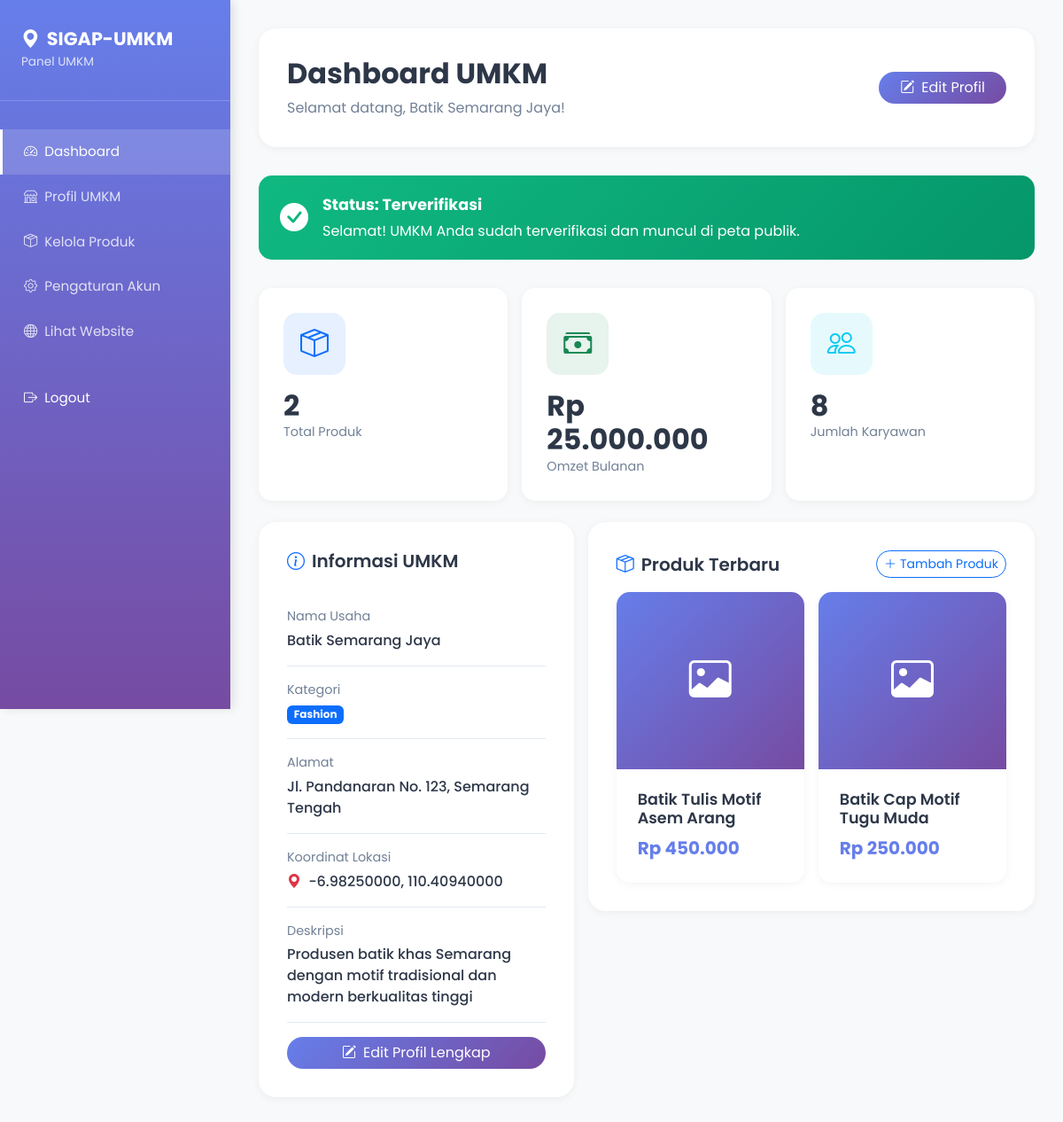
The page /umkm/index.php (signed in) on the database its author committed.
### tables this page shows
CREATE TABLE umkm_data (
    id INT AUTO_INCREMENT PRIMARY KEY,
    user_id INT NOT NULL,
    nama_usaha VARCHAR(100) NOT NULL,
    kategori VARCHAR(50) NOT NULL,
    deskripsi TEXT,
    alamat TEXT NOT NULL,
    no_telepon VARCHAR(20) NULL,
    email VARCHAR(100) NULL,
    lat DECIMAL(10, 8),
    lng DECIMAL(11, 8),
    omzet_bulanan DECIMAL(15, 2),
    jumlah_karyawan INT DEFAULT 0,
    status_verifikasi ENUM('pending', 'terverifikasi', 'ditolak') DEFAULT 'pending',
    foto_usaha VARCHAR(255),
    created_at TIMESTAMP DEFAULT CURRENT_TIMESTAMP,
    updated_at TIMESTAMP DEFAULT CURRENT_TIMESTAMP ON UPDATE CURRENT_TIMESTAMP,
    FOREIGN KEY (user_id) REFERENCES users(id) ON DELETE CASCADE,
    INDEX idx_status (status_verifikasi),
    INDEX idx_lokasi (lat, lng),
    INDEX idx_kategori (kategori)
);

CREATE TABLE produk (
    id INT AUTO_INCREMENT PRIMARY KEY,
    umkm_id INT NOT NULL,
    nama_produk VARCHAR(100) NOT NULL,
    deskripsi TEXT NULL,
    harga DECIMAL(12, 2) NOT NULL,
    foto_produk VARCHAR(255),
    created_at TIMESTAMP DEFAULT CURRENT_TIMESTAMP,
    updated_at TIMESTAMP DEFAULT CURRENT_TIMESTAMP ON UPDATE CURRENT_TIMESTAMP,
    FOREIGN KEY (umkm_id) REFERENCES umkm_data(id) ON DELETE CASCADE,
    INDEX idx_umkm (umkm_id)
);

### umkm/index.php (the view, shortened to what this page needs)
<?php
$database = new Database();
$conn = $database->getConnection();
$query = "SELECT * FROM umkm_data WHERE user_id = :user_id LIMIT 1";
$stmt = $conn->prepare($query);
$stmt->bindParam(':user_id', $_SESSION['user_id']);
$stmt->execute();
$umkm = $stmt->fetch();
$query = "SELECT * FROM produk WHERE umkm_id = :umkm_id ORDER BY created_at DESC";
$stmt = $conn->prepare($query);
$stmt->bindParam(':umkm_id', $umkm['id']);
$stmt->execute();
$produk_list = $stmt->fetchAll();
$stats = [
    'total_produk' => count($produk_list),
    'omzet' => $umkm['omzet_bulanan'] ?? 0,
    'karyawan' => $umkm['jumlah_karyawan'] ?? 0,
    'status' => $umkm['status_verifikasi']
];
?>
<!DOCTYPE html>
<html lang="id">
<head>
    <link href="https://cdn.jsdelivr.net/npm/bootstrap@5.3.2/dist/css/bootstrap.min.css" rel="stylesheet">
    <link rel="stylesheet" href="https://cdn.jsdelivr.net/npm/bootstrap-icons@1.11.1/font/bootstrap-icons.css">
</head>
<body>
    <nav class="sidebar">
        <div class="sidebar-brand">
            <h4><i class="bi bi-geo-alt-fill me-2"></i>SIGAP-UMKM</h4>
            <small>Panel UMKM</small>
        </div>
        <ul class="nav flex-column">
            <li class="nav-item">
                <a class="nav-link active" href="index.php">
                    <i class="bi bi-speedometer2 me-2"></i>Dashboard
                </a>
            </li>
            <li class="nav-item">
                <a class="nav-link" href="profil.php">
                    <i class="bi bi-shop me-2"></i>Profil UMKM
                </a>
            </li>
            <li class="nav-item">
                <a class="nav-link" href="produk.php">
                    <i class="bi bi-box-seam me-2"></i>Kelola Produk
                </a>
            </li>
            <li class="nav-item">
                <a class="nav-link" href="settings.php">
                    <i class="bi bi-gear me-2"></i>Pengaturan Akun
                </a>
            </li>
            <li class="nav-item">
                <a class="nav-link" href="../index.php" >
                    <i class="bi bi-globe me-2"></i>Lihat Website
                </a>
            </li>
            <li class="nav-item mt-4">
                <a class="nav-link text-white" href="../auth/logout.php">
                    <i class="bi bi-box-arrow-right me-2"></i>Logout
                </a>
            </li>
        </ul>
    </nav>
    <div class="content-wrapper">
        <div class="page-header">
            <div class="d-flex justify-content-between align-items-center">
                <div>
                    <h1>Dashboard UMKM</h1>
                    <p>Selamat datang, <?= htmlspecialchars($umkm['nama_usaha']) ?>!</p>
                </div>
                <div>
                    <a href="profil.php" class="btn btn-gradient rounded-pill px-4">
                        <i class="bi bi-pencil-square me-2"></i>Edit Profil
                    </a>
                </div>
            </div>
        </div>
        <div class="status-banner <?= $stats['status'] ?>">
            <i class="bi bi-<?= $stats['status'] === 'pending' ? 'clock-history' : ($stats['status'] === 'terverifikasi' ? 'check-circle-fill' : 'x-circle-fill') ?>"></i>
            <div>
                <strong>Status: <?= ucfirst($stats['status']) ?></strong>
                <p class="mb-0 opacity-90">
                    <?php if ($stats['status'] === 'pending'): ?>
                        UMKM Anda sedang menunggu verifikasi dari admin. Pastikan data profil sudah lengkap.
                    <?php elseif ($stats['status'] === 'terverifikasi'): ?>
                        Selamat! UMKM Anda sudah terverifikasi dan muncul di peta publik.
                    <?php else: ?>
                        Maaf, UMKM Anda ditolak. Silakan hubungi admin untuk informasi lebih lanjut.
                    <?php endif; ?>
                </p>
            </div>
        </div>
        <div class="row g-3 mb-4">
            <div class="col-md-4">
                <div class="stats-card">
                    <div class="stats-icon bg-primary bg-opacity-10 text-primary">
                        <i class="bi bi-box-seam"></i>
                    </div>
                    <h2 class="stats-number"><?= $stats['total_produk'] ?></h2>
                    <p class="stats-label">Total Produk</p>
                </div>
            </div>
            <div class="col-md-4">
                <div class="stats-card">
                    <div class="stats-icon bg-success bg-opacity-10 text-success">
                        <i class="bi bi-cash-stack"></i>
                    </div>
                    <h2 class="stats-number">Rp <?= number_format($stats['omzet'], 0, ',', '.') ?></h2>
                    <p class="stats-label">Omzet Bulanan</p>
                </div>
            </div>
            <div class="col-md-4">
                <div class="stats-card">
                    <div class="stats-icon bg-info bg-opacity-10 text-info">
                        <i class="bi bi-people"></i>
                    </div>
                    <h2 class="stats-number"><?= $stats['karyawan'] ?></h2>
                    <p class="stats-label">Jumlah Karyawan</p>
                </div>
            </div>
        </div>
        <div class="row g-3">
            <div class="col-lg-5 mb-3">
                <div class="profile-card">
                    <h5><i class="bi bi-info-circle me-2 text-primary"></i>Informasi UMKM</h5>
                    <div class="profile-item">
                        <div class="profile-label">Nama Usaha</div>
                        <div class="profile-value"><?= htmlspecialchars($umkm['nama_usaha']) ?></div>
                    </div>
                    <div class="profile-item">
                        <div class="profile-label">Kategori</div>
                        <div class="profile-value">
                            <span class="badge bg-primary"><?= htmlspecialchars($umkm['kategori']) ?></span>
                        </div>
                    </div>
                    <div class="profile-item">
                        <div class="profile-label">Alamat</div>
                        <div class="profile-value"><?= htmlspecialchars($umkm['alamat']) ?></div>
                    </div>
                    <div class="profile-item">
                        <div class="profile-label">Koordinat Lokasi</div>
                        <div class="profile-value">
                            <?php if ($umkm['lat'] && $umkm['lng']): ?>
                                <i class="bi bi-geo-alt-fill text-danger me-1"></i>
                                <?= $umkm['lat'] ?>, <?= $umkm['lng'] ?>
                            <?php else: ?>
                                <span class="text-muted">Belum diset</span>
                            <?php endif; ?>
                        </div>
                    </div>
                    <div class="profile-item">
                        <div class="profile-label">Deskripsi</div>
                        <div class="profile-value"><?= htmlspecialchars($umkm['deskripsi']) ?></div>
                    </div>
                    <div class="mt-3">
                        <a href="profil.php" class="btn btn-gradient w-100 rounded-pill">
                            <i class="bi bi-pencil-square me-2"></i>Edit Profil Lengkap
                        </a>
                    </div>
                </div>
            </div>
            <div class="col-lg-7 mb-3">
                <div class="profile-card">
                    <div class="d-flex justify-content-between align-items-center mb-3">
                        <h5 class="mb-0"><i class="bi bi-box-seam me-2 text-primary"></i>Produk Terbaru</h5>
                        <a href="produk.php" class="btn btn-outline-primary btn-sm rounded-pill">
                            <i class="bi bi-plus-lg me-1"></i>Tambah Produk
                        </a>
                    </div>
                    <?php if (count($produk_list) > 0): ?>
                        <div class="row g-3">
                            <?php
                            $recent_products = array_slice($produk_list, 0, 4);
                            foreach ($recent_products as $produk):
                            ?>
                                <div class="col-md-6">
                                    <div class="product-card">
                                        <?php if ($produk['foto_produk']): ?>
                                            <img src="../uploads/produk/<?= htmlspecialchars($produk['foto_produk']) ?>"
                                                 class="product-image" alt="<?= htmlspecialchars($produk['nama_produk']) ?>">
                                        <?php else: ?>
                                            <div class="product-placeholder">
                                                <i class="bi bi-image"></i>
                                            </div>
                                        <?php endif; ?>
                                        <div class="product-body">
                                            <h6 class="product-title"><?= htmlspecialchars($produk['nama_produk']) ?></h6>
                                            <div class="product-price">Rp <?= number_format($produk['harga'], 0, ',', '.') ?></div>
                                        </div>
                                    </div>
                                </div>
                            <?php endforeach; ?>
                        </div>
                    <?php endif; ?>
                </div>
            </div>
        </div>
    </div>
</body>
</html>

### umkm/index.php (style rules this page uses)
* { font-family: 'Poppins', sans-serif; }
body { background: #f8f9fa; }
.sidebar { position: fixed; top: 0; left: 0; height: 100vh; width: 260px; background: linear-gradient(180deg, #667eea 0%, #764ba2 100%); padding: 2rem 0; z-index: 1000; box-shadow: 4px 0 10px rgba(0, 0, 0, 0.1); }
.sidebar-brand { padding: 0 1.5rem 2rem; border-bottom: 1px solid rgba(255, 255, 255, 0.2); margin-bottom: 2rem; }
.sidebar-brand h4 { color: white; font-weight: 700; margin: 0; font-size: 1.3rem; }
.sidebar-brand small { color: rgba(255, 255, 255, 0.8); font-size: 0.85rem; }
.nav-link { color: rgba(255, 255, 255, 0.8); padding: 0.875rem 1.5rem; transition: all 0.3s; border-left: 3px solid transparent; font-size: 0.95rem; }
.nav-link:hover, .nav-link.active { color: white; background: rgba(255, 255, 255, 0.15); border-left-color: white; }
.nav-link i { width: 20px; }
.content-wrapper { margin-left: 260px; padding: 2rem; min-height: 100vh; }
.page-header { background: white; padding: 2rem; border-radius: 20px; box-shadow: 0 2px 10px rgba(0, 0, 0, 0.05); margin-bottom: 2rem; }
.page-header h1 { font-size: 2rem; font-weight: 700; color: #2d3748; margin: 0 0 0.5rem 0; }
.page-header p { color: #718096; margin: 0; }
.status-banner { padding: 1.25rem 1.5rem; border-radius: 15px; margin-bottom: 2rem; display: flex; align-items: center; gap: 1rem; }
.status-banner.terverifikasi { background: linear-gradient(135deg, #10b981 0%, #059669 100%); color: white; }
.status-banner i { font-size: 2rem; }
.status-banner strong { font-size: 1.1rem; display: block; margin-bottom: 0.25rem; }
.stats-card { background: white; border-radius: 15px; padding: 1.75rem; box-shadow: 0 2px 10px rgba(0, 0, 0, 0.05); transition: all 0.3s; height: 100%; }
.stats-icon { width: 70px; height: 70px; border-radius: 15px; display: flex; align-items: center; justify-content: center; font-size: 2rem; margin-bottom: 1rem; }
.stats-number { font-size: 2rem; font-weight: 700; color: #2d3748; margin: 0; }
.stats-label { color: #718096; font-size: 0.9rem; margin: 0; }
.profile-card { background: white; border-radius: 20px; padding: 2rem; box-shadow: 0 2px 10px rgba(0, 0, 0, 0.05); }
.profile-card h5 { font-weight: 600; color: #2d3748; margin-bottom: 1.5rem; }
.profile-item { padding: 1rem 0; border-bottom: 1px solid #e2e8f0; }
.profile-label { color: #718096; font-size: 0.9rem; margin-bottom: 0.25rem; }
.profile-value { color: #2d3748; font-weight: 500; }
.product-card { background: white; border-radius: 15px; overflow: hidden; box-shadow: 0 2px 10px rgba(0, 0, 0, 0.05); transition: all 0.3s; }
.product-placeholder { width: 100%; height: 200px; background: linear-gradient(135deg, #667eea 0%, #764ba2 100%); display: flex; align-items: center; justify-content: center; color: white; font-size: 3rem; }
.product-body { padding: 1.5rem; }
.product-title { font-weight: 600; color: #2d3748; margin-bottom: 0.5rem; font-size: 1.1rem; }
.product-price { color: #667eea; font-weight: 700; font-size: 1.25rem; }
.btn-gradient { background: linear-gradient(135deg, #667eea 0%, #764ba2 100%); color: white; border: none; transition: all 0.3s; }

### rows shown on the page
umkm_data: nama_usaha "Batik Semarang Jaya", status_verifikasi "Terverifikasi", user "2", omzet_bulanan "25.000.000", jumlah_karyawan "8", kategori "Fashion", alamat "Jl. Pandanaran No. 123, Semarang Tengah", lat "-6.98250000", lng "110.40940000", deskripsi "Produsen batik khas Semarang dengan motif tradisional dan modern berkualitas tinggi"
produk: nama_produk "Batik Tulis Motif Asem Arang", harga "450.000"
produk: nama_produk "Batik Cap Motif Tugu Muda", harga "250.000"
